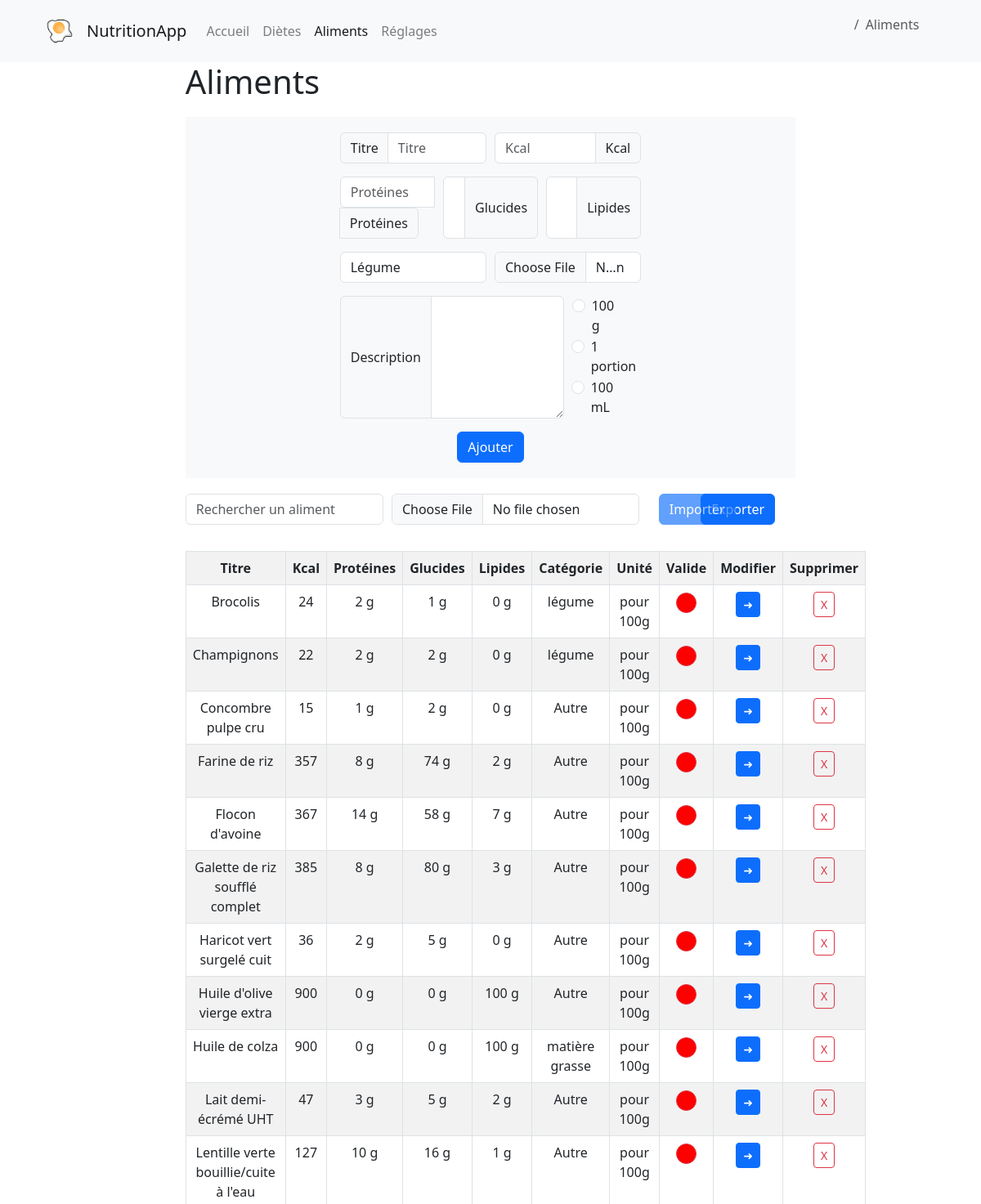
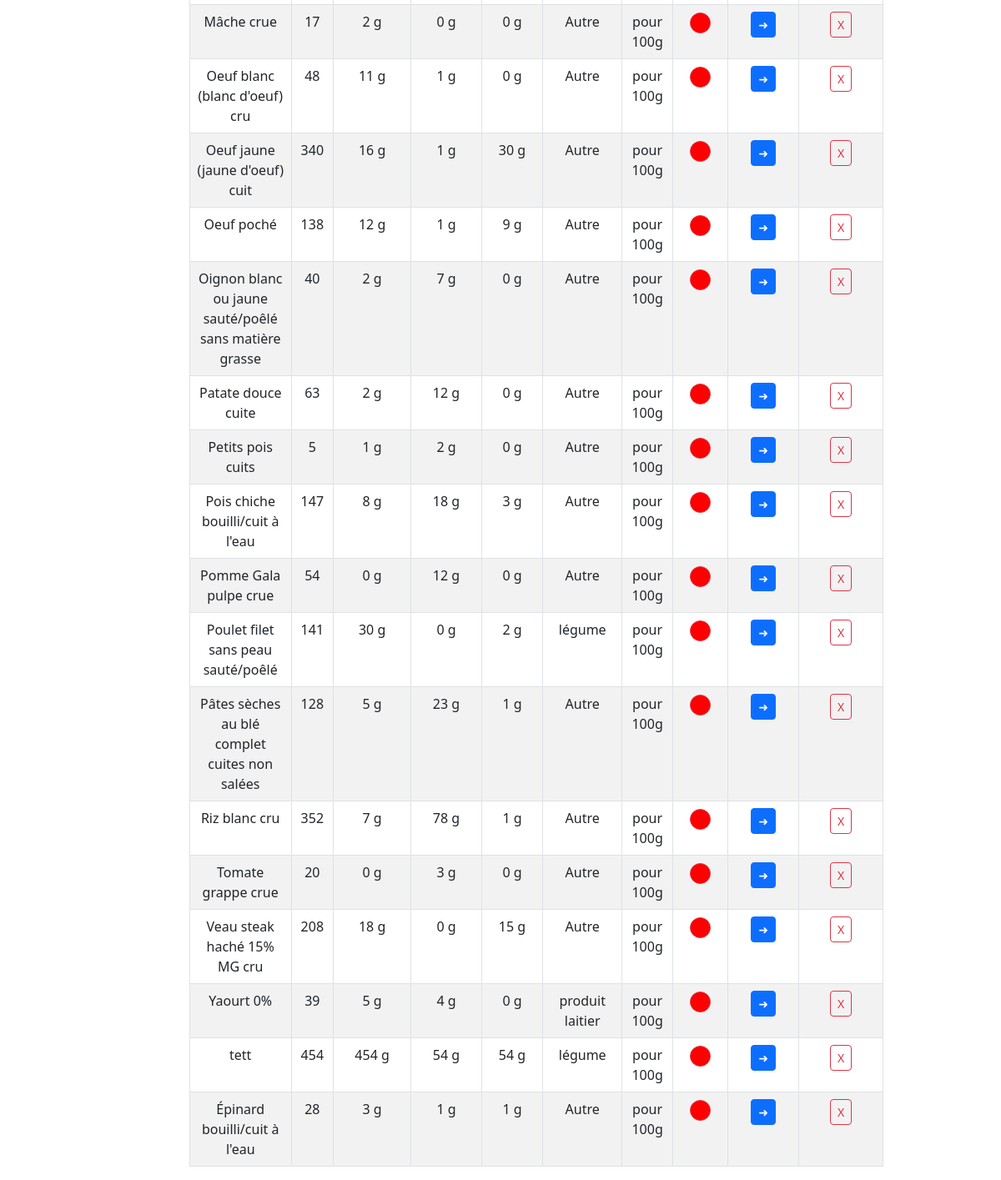
The page /aliments on the database its author committed (2 pictures, top to bottom).
### models/Aliment.py (models this page shows, shortened)
class Aliment(db.Model):
    id = db.Column(db.Integer, primary_key=True)
    titre = db.Column(db.String(255), nullable=True, unique=True)
    kcal = db.Column(db.Integer, nullable=True, server_default='0')
    proteines = db.Column(db.Integer, nullable=True, server_default='0')
    glucides = db.Column(db.Integer, nullable=True, server_default='0')
    lipides = db.Column(db.Integer, nullable=True, server_default='0')
    categorie = db.Column(db.String(255), nullable=True, server_default="Autre") # légume, fruit, féculent...
    photo = db.Column(db.String(255), nullable=True, server_default='')
    description = db.Column(db.String(255), nullable=True, server_default='')
    unite = db.Column(db.Integer, nullable=True, server_default='0') # 0 = 100g, 1 = 1 unité, 2 = mL
    valide = db.Column(db.Integer, nullable=True, server_default='0') # 0 = non validé, 1 = validé
    def get_all():
        return Aliment.query.order_by(Aliment.titre).all()

### app2.py (the view)
@app.route('/aliments')
def aliments():
    aliments = Aliment.get_all()
    return render_template('aliment/aliments.html', aliments=aliments)

### templates/aliment/aliments.html (shortened to what this page needs)
{% extends 'base.html' %}
{% block content %}
{% set page = 'aliments' %}
{% set place = ["accueil","aliments"] %}
{% with breadcrumb=place %}
    {% include "navbar.html" %}
{% endwith %}
<link rel="stylesheet" href="{{ url_for('static', filename='css/pages.css') }}">
<div class="content">
<h1 class="title">{% block title %} Aliments {% endblock %}</h1>
<div class="content_aliments bg-light">
    <div>
        <form method="POST" action="{{ url_for('controllers.ajouter_aliment') }}"  enctype="multipart/form-data">
            <div class="form-row">
                <div class="input-group mb-3 col-md-6">
                    <div class="input-group-prepend">
                        <span class="input-group-text" id="titre">Titre</span>
                    </div>
                    <input type="text" id="titre" name="titre" class="form-control" placeholder="Titre" required>
                </div>
                <div class="input-group mb-3 col-md-6">
                    <input type="number" id="kcal" name="kcal" class="form-control" placeholder="Kcal" required>
                    <div class="input-group-append">
                        <span class="input-group-text" id="kcal">Kcal</span>
                    </div>
                </div>
            </div>
            <div class="form-row">
                <div class="input-group mb-3 col-md-4">
                    <input type="number" id="proteines" name="proteines" class="form-control" placeholder="Protéines" required>
                    <div class="input-group-append">
                        <span class="input-group-text" id="proteines">Protéines</span>
                    </div>
                </div>
                <div class="input-group mb-3 col-md-4">
                    <input type="number" id="glucides" name="glucides" class="form-control" placeholder="Glucides" required>
                    <div class="input-group-append">
                        <span class="input-group-text" id="glucides">Glucides</span>
                    </div>
                </div>
                <div class="input-group mb-3 col-md-4">
                    <input type="number" id="lipides" name="lipides" class="form-control" placeholder="Lipides" required>
                    <div class="input-group-append">
                        <span class="input-group-text" id="lipides">Lipides</span>
                    </div>
                </div>
            </div>
            <div class="form-row">
                <div class="input-group mb-3 col-md-6">
                    <select id="categorie" name="categorie" class="form-control" required>
                        <option value="légume">Légume</option>
                    </select>
                </div>
                <div class="input-group mb-3 col-md-6">
                    <input class="form-control" type="file" id="fichier_photo" name="fichier_photo">
                </div>
            </div>
            <div class="form-row">
                <div class="input-group mb-3 col-md-9">
                    <span class="input-group-text">Description</span>
                    <textarea class="form-control" id="description" name="description" aria-label="With textarea"></textarea>
                </div>
                <div class="input-group mb-3 col-md-2">
                    <div class="form-check">
                        <input class="form-check-input" value="0" type="radio" name="unite" id="flexRadioDefault1" value="100 g" required>
                        <label class="form-check-label" for="flexRadioDefault1">
                            100 g
                        </label>
                    </div>
                    <div class="form-check">
                        <input class="form-check-input" value="1" type="radio" name="unite" id="flexRadioDefault2" value="1 portion" required>
                        <label class="form-check-label" for="flexRadioDefault2">
                            1 portion
                        </label>
                    </div>
                    <div class="form-check">
                        <input class="form-check-input" value="2" type="radio" name="unite" id="flexRadioDefault3" value="100 mL" required  >
                        <label class="form-check-label" for="flexRadioDefault3">
                            100 mL
                        </label>
                    </div>
                </div>
            </div>
            <div class="form-row text-center" style="padding-bottom: 0.5cm;">
                <div class="col-md-12">
                    <input type="submit" value="Ajouter" class="btn btn-primary">
                </div>
            </div>
        </form>
    </div>
</div>
<div class="form-row" style="padding-top: 0.5cm;">
    <div class="input-group mb-3 col-md-4">
        <form id="search-form">
            <input id="searchbar_aliment" onkeyup="search_aliment()" type="text" name="search" class="form-control" placeholder="Rechercher un aliment" aria-label="Rechercher un aliment" aria-describedby="button-addon2">
        </form>
    </div>
    <div class="input-group mb-3 col-md-6">
        <form method="post" action="{{ url_for('controllers.importer_csv_aliment') }}" enctype="multipart/form-data">
            <div class="row">
                <div class="col-md-10">
                    <div class="mb-3">
                        <input class="form-control" type="file" id="fichier_aliment" name="fichier_aliment" onchange="checkFileSelectedAliment()">
                    </div>
                </div>
                <div class="col-md-2 align-items-center">
                    <button type="submit" class="btn btn-primary" id="bouton_importer_aliment" disabled>Importer</button>
                </div>
            </div>
        </form>
    </div>
    <div class="mb-3 col-md-2">
        <a href="{{ url_for('controllers.export_csv_aliment') }}" class="btn btn-primary">Exporter</a>
    </div>
</div>
        <table class="table table-striped table-bordered">
            <tr class="text-center">
                <th>Titre</th>
                <th>Kcal</th>
                <th>Protéines</th>
                <th>Glucides</th>
                <th>Lipides</th>
                <th>Catégorie</th>
                <th>Unité</th>
                <th>Valide</th>
                <th>Modifier</th>
                <th>Supprimer</th>
            </tr>
            {% for aliment in aliments %}
            <tr class="element_aliment_liste">
                <td style="width: 20%">{{ aliment.titre }}</td>
                <td style="width: 10%">{{ aliment.kcal }}</td>
                <td style="width: 10%">{{ aliment.proteines }} g</td>
                <td style="width: 10%">{{ aliment.glucides }} g</td>
                <td style="width: 10%">{{ aliment.lipides }} g</td>
                <td style="width: 10%">{{ aliment.categorie }}</td>
                {% if aliment.unite == 1 %}
                <td style="width: 10%">pour 1 portion</td>
                {% elif aliment.unite == 2 %}
                <td style="width: 10%">pour 100 mL</td>
                {% else %}
                <td style="width: 10%">pour 100g</td>
                {% endif %}
                {% if aliment.valide == 1 %}
                <td style="width: 10%">
                        <a href="{{ url_for('controllers.invalider_aliment', id=aliment.id) }}" class="btn btn-sm btn-outline-success green_dot"></a>
                </td>
                {% else %}
                <td style="width: 10%">
                        <a href="{{ url_for('controllers.valider_aliment', id=aliment.id) }}" class="btn btn-sm btn-outline-danger red_dot"></a>
                </td>
                {% endif %}
            <td style="width: 10%">
                    <a href="{{ url_for('controllers.modifier_aliment', id=aliment.id) }}" class="btn btn-sm btn-primary">➜</a>
                </td>
                <td style="width: 10%">
                    <a href="{{ url_for('controllers.supprimer_aliment', id=aliment.id) }}" class="btn btn-sm btn-outline-danger">X</a>
                </td>
            </tr>
            {% endfor %}
        </table>
</div>
{% endblock %}

### static/css/base.css (style rules this page uses)
html { font-family: 'Roboto', sans-serif; font-size: 16px; line-height: 1.5; color: #333; background-color: #fff; }

### static/css/pages.css (style rules this page uses)
.content { padding: 0cm 6cm 0cm 6cm; }
.content_aliments { padding: 0.5cm 5cm 0cm 5cm; margin-top: 0.5cm; }
.table td { text-align: center; }
.red_dot { height: 25px; width: 25px; background-color: red; border-radius: 50%; display: inline-block; }

### rows shown on the page
Aliment: titre "Brocolis", kcal "24", proteines "2", glucides "1", lipides "0", categorie "légume", unite "pour 100g"
Aliment: titre "Champignons", kcal "22", proteines "2", glucides "2", lipides "0", categorie "légume", unite "pour 100g"
Aliment: titre "Concombre pulpe cru", kcal "15", proteines "1", glucides "2", lipides "0", categorie "Autre", unite "pour 100g"
Aliment: titre "Farine de riz", kcal "357", proteines "8", glucides "74", lipides "2", categorie "Autre", unite "pour 100g"
Aliment: titre "Flocon d'avoine", kcal "367", proteines "14", glucides "58", lipides "7", categorie "Autre", unite "pour 100g"
Aliment: titre "Galette de riz soufflé complet", kcal "385", proteines "8", glucides "80", lipides "3", categorie "Autre", unite "pour 100g"
Aliment: titre "Haricot vert surgelé cuit", kcal "36", proteines "2", glucides "5", lipides "0", categorie "Autre", unite "pour 100g"
Aliment: titre "Huile d'olive vierge extra", kcal "900", proteines "0", glucides "0", lipides "100", categorie "Autre", unite "pour 100g"
Aliment: titre "Huile de colza", kcal "900", proteines "0", glucides "0", lipides "100", categorie "matière grasse", unite "pour 100g"
Aliment: titre "Lait demi-écrémé UHT", kcal "47", proteines "3", glucides "5", lipides "2", categorie "Autre", unite "pour 100g"
Aliment: titre "Lentille verte bouillie/cuite à l'eau", kcal "127", proteines "10", glucides "16", lipides "1", categorie "Autre", unite "pour 100g"
Aliment: titre "Mâche crue", kcal "17", proteines "2", glucides "0", lipides "0", categorie "Autre", unite "pour 100g"
Aliment: titre "Oeuf blanc (blanc d'oeuf) cru", kcal "48", proteines "11", glucides "1", lipides "0", categorie "Autre", unite "pour 100g"
Aliment: titre "Oeuf jaune (jaune d'oeuf) cuit", kcal "340", proteines "16", glucides "1", lipides "30", categorie "Autre", unite "pour 100g"
Aliment: titre "Oeuf poché", kcal "138", proteines "12", glucides "1", lipides "9", categorie "Autre", unite "pour 100g"
Aliment: titre "Oignon blanc ou jaune sauté/poêlé sans matière grasse", kcal "40", proteines "2", glucides "7", lipides "0", categorie "Autre", unite "pour 100g"
Aliment: titre "Patate douce cuite", kcal "63", proteines "2", glucides "12", lipides "0", categorie "Autre", unite "pour 100g"
Aliment: titre "Petits pois cuits", kcal "5", proteines "1", glucides "2", lipides "0", categorie "Autre", unite "pour 100g"
Aliment: titre "Pois chiche bouilli/cuit à l'eau", kcal "147", proteines "8", glucides "18", lipides "3", categorie "Autre", unite "pour 100g"
Aliment: titre "Pomme Gala pulpe crue", kcal "54", proteines "0", glucides "12", lipides "0", categorie "Autre", unite "pour 100g"
Aliment: titre "Poulet filet sans peau sauté/poêlé", kcal "141", proteines "30", glucides "0", lipides "2", categorie "légume", unite "pour 100g"
Aliment: titre "Pâtes sèches au blé complet cuites non salées", kcal "128", proteines "5", glucides "23", lipides "1", categorie "Autre", unite "pour 100g"
Aliment: titre "Riz blanc cru", kcal "352", proteines "7", glucides "78", lipides "1", categorie "Autre", unite "pour 100g"
Aliment: titre "Tomate grappe crue", kcal "20", proteines "0", glucides "3", lipides "0", categorie "Autre", unite "pour 100g"
Aliment: titre "Veau steak haché 15% MG cru", kcal "208", proteines "18", glucides "0", lipides "15", categorie "Autre", unite "pour 100g"
Aliment: titre "Yaourt 0%", kcal "39", proteines "5", glucides "4", lipides "0", categorie "produit laitier", unite "pour 100g"
Aliment: titre "tett", kcal "454", proteines "454", glucides "54", lipides "54", categorie "légume", unite "pour 100g"
Aliment: titre "Épinard bouilli/cuit à l'eau", kcal "28", proteines "3", glucides "1", lipides "1", categorie "Autre", unite "pour 100g"

### other values the page prints
{{ pretty_name[item] }} "Aliments"
